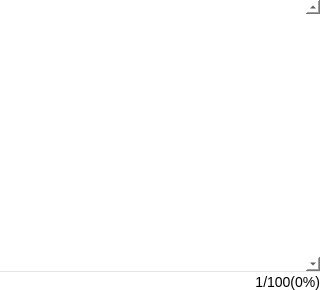
<?xml version="1.0" encoding="UTF-8"?>
<ui version="4.0">
 <class>TextEditClass</class>
 <widget class="QWidget" name="TextEditClass">
  <property name="geometry">
   <rect>
    <x>0</x>
    <y>0</y>
    <width>320</width>
    <height>290</height>
   </rect>
  </property>
  <property name="minimumSize">
   <size>
    <width>0</width>
    <height>290</height>
   </size>
  </property>
  <property name="maximumSize">
   <size>
    <width>16777215</width>
    <height>16777215</height>
   </size>
  </property>
  <property name="windowTitle">
   <string>Form</string>
  </property>
  <property name="styleSheet">
   <string notr="true">background:white;</string>
  </property>
  <layout class="QVBoxLayout" name="verticalLayout">
   <property name="spacing">
    <number>0</number>
   </property>
   <property name="margin">
    <number>0</number>
   </property>
   <item>
    <layout class="QVBoxLayout" name="viceLayout_">
     <property name="spacing">
      <number>0</number>
     </property>
     <item>
      <widget class="QTextEdit" name="insideTextEdit_">
       <property name="mouseTracking">
        <bool>false</bool>
       </property>
       <property name="styleSheet">
        <string notr="true">QTextEdit QScrollBar::vertical {margin: 10px 0px 10px 0px;background-color:#E6E6E6; border: 0px; width: 10px;}

QTextEdit QScrollBar::handle:vertical{background:#BEBEBE;}
QTextEdit QScrollBar::add-line:vertical{height: 10px;	width:10px; 	subcontrol-position: bottom left;	 subcontrol-origin: margin;}

QTextEdit{font:13px Arial;} 
</string>
       </property>
       <property name="frameShape">
        <enum>QFrame::NoFrame</enum>
       </property>
       <property name="verticalScrollBarPolicy">
        <enum>Qt::ScrollBarAlwaysOn</enum>
       </property>
       <property name="horizontalScrollBarPolicy">
        <enum>Qt::ScrollBarAlwaysOff</enum>
       </property>
      </widget>
     </item>
     <item>
      <widget class="Line" name="line">
       <property name="styleSheet">
        <string notr="true">border-top: 1px solid #E6E6E6;</string>
       </property>
       <property name="orientation">
        <enum>Qt::Horizontal</enum>
       </property>
      </widget>
     </item>
     <item>
      <widget class="QLabel" name="corsorPosition_">
       <property name="styleSheet">
        <string notr="true">font:14px Arial;</string>
       </property>
       <property name="text">
        <string>1/100(0%)</string>
       </property>
       <property name="alignment">
        <set>Qt::AlignRight|Qt::AlignTrailing|Qt::AlignVCenter</set>
       </property>
      </widget>
     </item>
    </layout>
   </item>
  </layout>
 </widget>
 <resources/>
 <connections/>
</ui>
